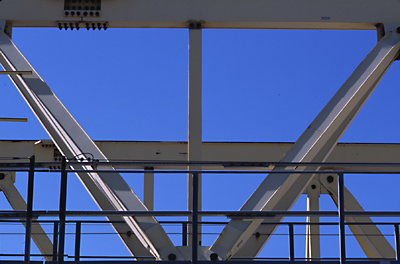
%> input picture Images/gantrycrane.png, 400 x 264 px
$ octave ipexangle.m   (GNU Octave 9; MATLAB toolbox functions it lacks are replaced by stand-ins)
%> lines starting %> are read from the running program, lines starting %| are printed output that depends on the picture; in (x1, y1, x2, y2) boxes, pixels count from 0 and x2, y2 are one past the last pixel; in counts of white or black regions, pixels touching at a corner belong together; the program's own positions count from 1
%% Measuring Angle of Intersection
% This example shows how to measure the angle and point of intersection between
% two beams using |bwtraceboundary|, which is a boundary tracing routine.  A
% common task in machine vision applications is hands-free measurement using
% image acquisition and image processing techniques.
%
% Copyright 1993-2012 The MathWorks, Inc.
% $Revision: 1.1.6.7 $  $Date: 2012/06/24 03:38:13 $

%% Step 1: Load Image
% Read in |gantrycrane.png| and draw arrows pointing to two beams of
% interest. It is an image of a gantry crane used to assemble a bridge.

RGB = imread('gantrycrane.png');
%> RGB is the input picture: size 264x400x3 uint8; mean R, G, B 73.3, 93.1, 147.3
imshow(RGB);

text(size(RGB,2),size(RGB,1)+15,'Image courtesy of Jeff Mather',...
     'FontSize',7,'HorizontalAlignment','right');

line([300 328],[85 103],'color',[1 1 0]);
line([268 255],[85 140],'color',[1 1 0]);

text(150,72,'Measure the angle between these beams','Color','y',...
     'FontWeight', 'bold');
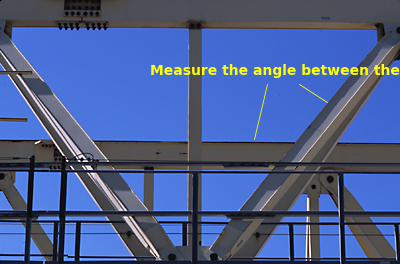
%> figure redrawn from the program's plot data

%% Step 2: Extract the Region of Interest
% Crop the image to obtain only the beams of the gantry crane chosen
% earlier.  This step will make it easier to extract
% the edges of the two metal beams.

% you can obtain the coordinates of the rectangular region using
% pixel information displayed by imtool
start_row = 34;
start_col = 208;

cropRGB = RGB(start_row:163, start_col:400, :);
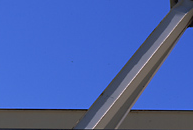
%> cropRGB: size 130x193x3 uint8; mean R, G, B 71.8, 98.3, 172.1

imshow(cropRGB)

% Store (X,Y) offsets for later use; subtract 1 so that each offset will
% correspond to the last pixel before the region of interest
offsetX = start_col-1;
offsetY = start_row-1;

%% Step 3: Threshold the Image
% Convert the image to black and white for subsequent extraction of the edge
% coordinates using |bwtraceboundary| routine.

I = rgb2gray(cropRGB);
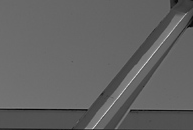
%> I: size 130x193 uint8; min 4, max 223, mean 98.8
threshold = graythresh(I);
%> threshold = 0.349
BW = im2bw(I,threshold);
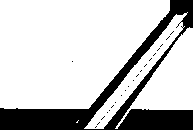
%> BW: size 130x193 logical; 77.8% white; 22 black regions (21 under 20 px), largest, box (x1, y1, x2, y2) and area: (0, 0, 193, 130) 5518
BW = ~BW;  % complement the image (objects of interest must be white)
imshow(BW)

%% Step 4: Find Initial Point on Each Boundary
% The |bwtraceboundary| routine requires that you specify a single
% point on a boundary. This point is used as the starting location for
% the boundary tracing process.

%%
% To extract the edge of the lower beam, pick a column in the image and
% inspect it until a transition from a background pixel to the object
% pixel occurs.  Store this location for later use in |bwtraceboundary|
% routine. Repeat this procedure for the other beam, but this time tracing
% horizontally.

dim = size(BW);
%> dim = [130 193]

% horizontal beam
col1 = 4;
row1 = min(find(BW(:,col1)));
%> row1 = 109

% angled beam
row2 = 12;
col2 = min(find(BW(row2,:)));
%> col2 = 170

%% Step 5: Trace the Boundaries
% The |bwtraceboundary| routine is used to extract (X, Y) locations of
% the boundary points. In order to maximize the accuracy of the angle
% and point of intersection calculations, it is important to extract as many
% points belonging to the beam edges as possible. You should determine the
% number of points experimentally. Since the initial point for the horizontal
% bar was obtained by scanning from north to south, it is safest to set the
% initial search step to point towards the outside of the object,
% i.e. 'North'.

boundary1 = bwtraceboundary(BW, [row1, col1], 'N', 8, 70);
%> boundary1 = 70 rows, first 12: [109 4; 110 5; 110 6; 110 7; 110 8; 110 9; 110 10; 110 11; 110 12; 110 13; 110 14; 110 15]

% set the search direction to counterclockwise, in order to trace downward.
boundary2 = bwtraceboundary(BW, [row2, col2], 'E', 8, 90,'counter');
%> boundary2 = 90 rows, first 12: [12 170; 13 170; 14 169; 15 168; 16 167; 17 167; 18 166; 18 165; 19 164; 20 164; 21 163; 21 162]

imshow(RGB); hold on;

% apply offsets in order to draw in the original image
plot(offsetX+boundary1(:,2),offsetY+boundary1(:,1),'g','LineWidth',2);
plot(offsetX+boundary2(:,2),offsetY+boundary2(:,1),'g','LineWidth',2);

%% Step 6: Fit Lines to the Boundaries
% Although (X,Y) coordinates pairs were obtained in the previous step,
% not all of the points lie exactly on a line. Which ones
% should be used to compute the angle and point of intersection?
% Assuming that all of the acquired points are equally important,
% fit lines to the boundary pixel locations.
%
% The equation for a line is y = [x 1]*[a; b]. You can solve for parameters
% 'a' and 'b' in the least-squares sense by using |polyfit|.

ab1 = polyfit(boundary1(:,2), boundary1(:,1), 1);
%> ab1 = [0.00268 109.9]
ab2 = polyfit(boundary2(:,2), boundary2(:,1), 1);
%> ab2 = [-1.21 217.2]

%% Step 7: Find the Angle of Intersection
% Use the dot product to find the angle.

vect1 = [1 ab1(1)]; % create a vector based on the line equation
%> vect1 = [1 0.00268]
vect2 = [1 ab2(1)];
%> vect2 = [1 -1.21]
dp = dot(vect1, vect2);
%> dp = 0.997

% compute vector lengths
length1 = sqrt(sum(vect1.^2));
%> length1 = 1
length2 = sqrt(sum(vect2.^2));
%> length2 = 1.57

% obtain the larger angle of intersection in degrees
angle = 180-acos(dp/(length1*length2))*180/pi
%> angle = 129.5

%% Step 8: Find the Point of Intersection
% Solve the system of two equations in order to obtain (X,Y) coordinates
% of the intersection point.

intersection = [1 ,-ab1(1); 1, -ab2(1)] \ [ab1(2); ab2(2)];
%> intersection = [110.1; 88.75]
% apply offsets in order to compute the location in the original,
% i.e. not cropped, image.
intersection = intersection + [offsetY; offsetX]
%> intersection = [143.1; 295.7]

%% Step 9: Plot the Results.
%

inter_x = intersection(2);
%> inter_x = 295.7
inter_y = intersection(1);
%> inter_y = 143.1

% draw an "X" at the point of intersection
plot(inter_x,inter_y,'yx','LineWidth',2);

text(inter_x-60, inter_y-30, [sprintf('%1.3f',angle),'{\circ}'],...
     'Color','y','FontSize',14,'FontWeight','bold');

interString = sprintf('(%2.1f,%2.1f)', inter_x, inter_y);
%> interString = '(295.7,143.1)'

text(inter_x-10, inter_y+20, interString,...
     'Color','y','FontSize',14,'FontWeight','bold');
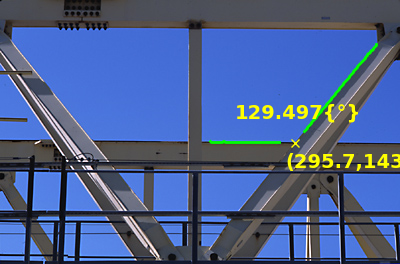
%> figure redrawn from the program's plot data


displayEndOfDemoMessage(mfilename)
%> (this line was passed over: displayEndOfDemoMessage is not available in this run)
